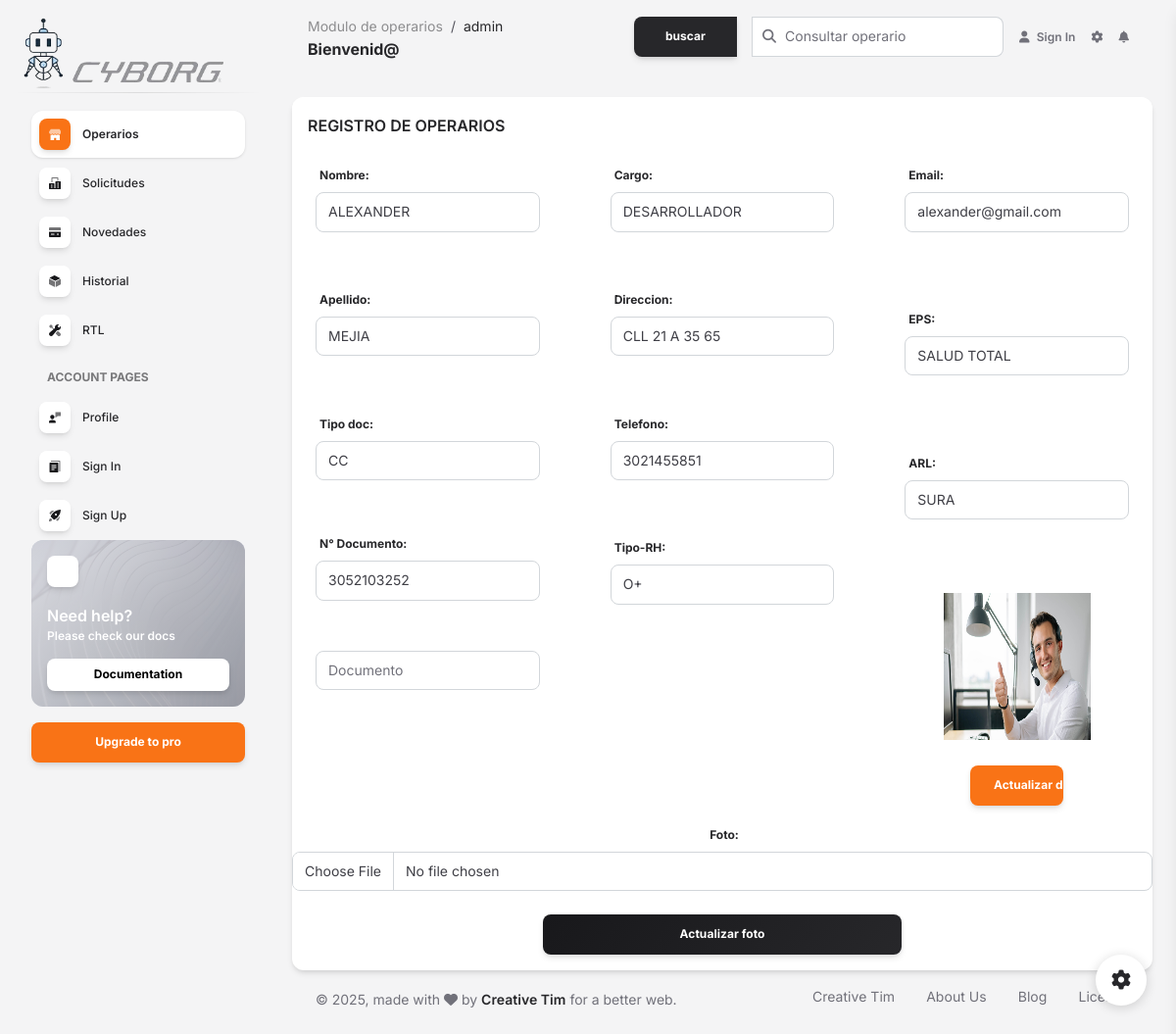
/vista/aaa.php?cod=3, run on the app's committed database.
### tables this page shows
CREATE TABLE OPERARIO (
	ID_OPE INT AUTO_INCREMENT PRIMARY KEY ,
	NOM_OPE VARCHAR (25),
	APE_OPE VARCHAR (25),
	TDO_OPE VARCHAR (4),
	NRO_OPE CHAR (12) UNIQUE NOT NULL,
	TDC_OPE VARCHAR (15),
	CAR_OPE VARCHAR (15) ,
	DIR_OPE VARCHAR(50),
	TEL_OPE CHAR (10),
	RH_OPE  VARCHAR (4),
	EMA_OPE VARCHAR (50),
	EPS_OPE VARCHAR (20),
	ARL_OPE CHAR (10),
	FOT_OPE VARCHAR (50),
	SES_OPE INT (1) 
	);

### vista/aaa.php (the view, shortened to what this page needs)
<!DOCTYPE html>
<html lang="en">
<head>
  <link href="https://demos.creative-tim.com/soft-ui-dashboard/assets/css/nucleo-icons.css" rel="stylesheet" />
  <link href="https://demos.creative-tim.com/soft-ui-dashboard/assets/css/nucleo-svg.css" rel="stylesheet" />
  <link id="pagestyle" href="../assets/css/soft-ui-dashboard.css?v=1.1.0" rel="stylesheet" />
</head>
<body class="g-sidenav-show  bg-gray-100">
  <aside class="sidenav navbar navbar-vertical navbar-expand-xs border-0 border-radius-xl my-3 fixed-start ms-3 " id="sidenav-main">
    <div class="sidenav-header">
      <a class="" target="_blank">
        <img src="../assets/img/logo.png" class=" h-100" alt="main_logo">
      </a>
    </div>
    <hr class="horizontal dark mt-0">
    <div class="collapse navbar-collapse  w-auto " id="sidenav-collapse-main">
      <ul class="navbar-nav">
        <li class="nav-item">
          <a class="nav-link  active" href="dashboard.php">
            <div class="icon icon-shape icon-sm shadow border-radius-md bg-white text-center me-2 d-flex align-items-center justify-content-center">
            </div>
            <span class="nav-link-text ms-1">Operarios</span>
          </a>
        </li>
        <li class="nav-item">
          <a class="nav-link  " href="../pages/solicitud.php">
            <div class="icon icon-shape icon-sm shadow border-radius-md bg-white text-center me-2 d-flex align-items-center justify-content-center">
            </div>
            <span class="nav-link-text ms-1">Solicitudes</span>
          </a>
        </li>
        <li class="nav-item">
          <a class="nav-link  " href="../pages/novedad.php">
            <div class="icon icon-shape icon-sm shadow border-radius-md bg-white text-center me-2 d-flex align-items-center justify-content-center">
            </div>
            <span class="nav-link-text ms-1">Novedades</span>
          </a>
        </li>
        <li class="nav-item">
          <a class="nav-link  " href="../pages/virtual-reality.html">
            <div class="icon icon-shape icon-sm shadow border-radius-md bg-white text-center me-2 d-flex align-items-center justify-content-center">
            </div>
            <span class="nav-link-text ms-1">Historial</span>
          </a>
        </li>
        <li class="nav-item">
          <a class="nav-link  " href="../pages/rtl.html">
            <div class="icon icon-shape icon-sm shadow border-radius-md bg-white text-center me-2 d-flex align-items-center justify-content-center">
            </div>
            <span class="nav-link-text ms-1">RTL</span>
          </a>
        </li>
        <li class="nav-item mt-3">
          <h6 class="ps-4 ms-2 text-uppercase text-xs font-weight-bolder opacity-6">Account pages</h6>
        </li>
        <li class="nav-item">
          <a class="nav-link  " href="../pages/profile.html">
            <div class="icon icon-shape icon-sm shadow border-radius-md bg-white text-center me-2 d-flex align-items-center justify-content-center">
            </div>
            <span class="nav-link-text ms-1">Profile</span>
          </a>
        </li>
        <li class="nav-item">
          <a class="nav-link  " href="../pages/sign-in.html">
            <div class="icon icon-shape icon-sm shadow border-radius-md bg-white text-center me-2 d-flex align-items-center justify-content-center">
            </div>
            <span class="nav-link-text ms-1">Sign In</span>
          </a>
        </li>
        <li class="nav-item">
          <a class="nav-link  " href="../pages/sign-up.html">
            <div class="icon icon-shape icon-sm shadow border-radius-md bg-white text-center me-2 d-flex align-items-center justify-content-center">
            </div>
            <span class="nav-link-text ms-1">Sign Up</span>
          </a>
        </li>
      </ul>
    </div>
    <div class="sidenav-footer mx-3 ">
      <div class="card card-background shadow-none card-background-mask-secondary" id="sidenavCard">
        <div class="full-background" style="background-image: url('../assets/img/curved-images/white-curved.jpg')"></div>
        <div class="card-body text-start p-3 w-100">
          <div class="icon icon-shape icon-sm bg-white shadow text-center mb-3 d-flex align-items-center justify-content-center border-radius-md">
          </div>
          <div class="docs-info">
            <h6 class="text-white up mb-0">Need help?</h6>
            <p class="text-xs font-weight-bold">Please check our docs</p>
            <a href="https://www.creative-tim.com/learning-lab/bootstrap/license/soft-ui-dashboard" target="_blank" class="btn btn-white btn-sm w-100 mb-0">Documentation</a>
          </div>
        </div>
      </div>
      <a class="btn btn-primary mt-3 w-100" href="https://www.creative-tim.com/product/soft-ui-dashboard-pro?ref=sidebarfree">Upgrade to pro</a>
    </div>
  </aside>
  <main class="main-content position-relative max-height-vh-100 h-100 border-radius-lg ">
    <nav class="navbar navbar-main navbar-expand-lg px-0 mx-4 shadow-none border-radius-xl" id="navbarBlur" navbar-scroll="true">
      <div class="container-fluid py-1 px-3">
        <nav aria-label="breadcrumb">
          <ol class="breadcrumb bg-transparent mb-0 pb-0 pt-1 px-0 me-sm-6 me-5">
            <li class="breadcrumb-item text-sm"><a class="opacity-5 text-dark" href="javascript:;">Modulo de operarios</a></li>
            <li class="breadcrumb-item text-sm text-dark active" aria-current="page">admin</li>
          </ol>
          <h6 class="font-weight-bolder mb-0">Bienvenid@</h6>
        </nav>
        <div class="collapse navbar-collapse mt-sm-0 mt-2 me-md-0 me-sm-4" id="navbar">
          <div class="ms-md-auto pe-md-3 d-flex align-items-center">
           <form action="<?php echo htmlspecialchars($_SERVER["PHP_SELF"]); ?>" method="post">
               <div class="input-group">
                <input type="submit" class="btn btn-dark btn-sm mb-0 me-3" value="buscar" ></input>
                <span class="input-group-text text-body"><i class="fas fa-search" aria-hidden="true"></i></span>
                <input type="text" class="form-control" placeholder="Consultar operario" name="cod" required>
               </div>
           </form>
          </div>
            <li class="nav-item d-flex align-items-center">
              <a href="javascript:;" class="nav-link text-body font-weight-bold px-0">
                <i class="fa fa-user me-sm-1"></i>
                <span class="d-sm-inline d-none">Sign In</span>
              </a>
            </li>
            <li class="nav-item px-3 d-flex align-items-center">
              <a href="javascript:;" class="nav-link text-body p-0">
                <i class="fa fa-cog fixed-plugin-button-nav cursor-pointer"></i>
              </a>
            </li>
            <li class="nav-item dropdown pe-2 d-flex align-items-center">
              <a href="javascript:;" class="nav-link text-body p-0" id="dropdownMenuButton" data-bs-toggle="dropdown" aria-expanded="false">
                <i class="fa fa-bell cursor-pointer"></i>
              </a>
            </li>
        </div>
      </div>
    </nav>
    <div class="container-fluid py-4">
      <?php
            require_once 'conexion_bd.php';
            $registro = mysqli_query($conex,"select * from operario where id_ope = '$_REQUEST[cod]' ") or die ("error:".mysqli_error($conex));
            if($reg = mysqli_fetch_array($registro)){?>
      <div class="row">
        <div class="col-lg-12 col-12">
            <div class="card shadow h-100">
              <div class="card-header pb-0 p-3">
                  <h6 class="mb-0">REGISTRO DE OPERARIOS </h6>
                </div>
                <div class="row">
                    <div class="col-lg-4 col-6 mt-4 mt-lg-0">
                     <form action="../controller/act_ope3.php"  method="post" enctype="multipart/form-data">
                      <div class="card-body pb-0 p-4">
                        <div class="">
                            <label for="" class="form-label">Nombre:</label>
                                <input type="text"   class="form-control"    name="nom_n" value="<?php echo $reg["NOM_OPE"]?>"><br>
                                <input type="hidden" class="form-control"   name="nom_v" value="<?php echo $reg["NOM_OPE"]?>"><br>
                        </div>
                        <div class="">
                            <label for="" class="form-label"> Apellido:</label>
                            <input type="text"    class="form-control"  name="ape_n" value="<?php echo $reg["APE_OPE"]?>"><br>
                            <input type="hidden"  class="form-control"  name="ape_v" value="<?php echo $reg["APE_OPE"]?>"><br>
                        </div>
                        <div class="">
                            <label for="" class="form-label" > Tipo doc:</label>
                            <input type="text"   class="form-control"    name="tdo_n" value="<?php echo $reg["TDO_OPE"]?>"><br>
                            <input type="hidden" class="form-control"   name="tdo_v" value="<?php echo $reg["TDO_OPE"]?>"><br>
                        </div>
                        <div class="">
                            <label for=""       class="form-label" > N° Documento:</label>
                                <input type="text"    class="form-control"  name="nro_n" value="<?php echo $reg["NRO_OPE"]?>"><br>
                                <input type="hidden"  class="form-control"  name="nro_v" value="<?php echo $reg["NRO_OPE"]?>"><br>
                                <input type="text"  class="form-control"   name="nro" placeholder="Documento" >
                        </div>
                    </div>
                    </div>
                    <div class="col-lg-4 col-6 mt-4 mt-lg-0">
                      <div class="card-body pb-1 p-4">
                          <div class="">
                              <label for="" class="form-label" >Cargo:</label>
                                <input type="text"   class="form-control"    name="car_n" value="<?php echo $reg["CAR_OPE"]?>"><br>
                                <input type="hidden" class="form-control"   name="car_v" value="<?php echo $reg["CAR_OPE"]?>"><br>
                            </div>
                            <div class="">
                            <label for="" class="form-label" >Direccion:</label>
                                <input type="text"   class="form-control"   name="dir_n" value="<?php echo $reg["DIR_OPE"]?>"><br>
                                <input type="hidden" class="form-control"   name="dir_v" value="<?php echo $reg["DIR_OPE"]?>"><br>
                            </div>
                            <div class="">
                            <label for="" class="form-label"  >Telefono:</label>
                                <input type="text"   class="form-control"   name="tel_n" value="<?php echo $reg["TEL_OPE"]?>"><br>
                                <input type="hidden" class="form-control"   name="tel_v" value="<?php echo $reg["TEL_OPE"]?>"><br>
                            </div>
                            <div class="mb-4">
                            <label for="" class="form-label" >Tipo-RH:</label>
                                <input type="text"   class="form-control"   name="rh_n" value="<?php echo $reg["RH_OPE"]?>"><br>
                                <input type="hidden" class="form-control"   name="rh_v" value="<?php echo $reg["RH_OPE"]?>"><br>
                            </div>
                      </div>
                    </div>
                    <div class="col-lg-4 col-12 mt-4 mt-lg-0">
                        <div class="card-body pb-0 p-4">
                            <div class="mb-4">
                            <label for="" class="form-label" >Email:</label>
                                <input type="text"    class="form-control"  name="ema_n" value="<?php echo $reg["EMA_OPE"]?>"><br>
                                <input type="hidden"  class="form-control"  name="ema_v" value="<?php echo $reg["EMA_OPE"]?>"><br>
                            </div>
                            <div class="mb-4">
                            <label for="" class="form-label" >EPS:</label>
                                 <input type="text"   class="form-control"   name="eps_n" value="<?php echo $reg["EPS_OPE"]?>"><br>
                                <input type="hidden"  class="form-control"  name="eps_v" value="<?php echo $reg["EPS_OPE"]?>"><br>
                            </div>
                            <div class="mb-4">
                            <label for="" class="form-label"  >ARL:</label>
                                <input type="text"    class="form-control"  name="arl_n" value="<?php echo $reg["ARL_OPE"]?>"><br>
                                <input type="hidden"  class="form-control"  name="arl_v" value="<?php echo $reg["ARL_OPE"]?>"><br>
                            </div>
                            <?PHP
                            $ff = "../imagenes/" .$reg['FOT_OPE'];
                            echo "<td><center><img class='foto' src=\"$ff\" width=150 height=150>";
                            ?>
                            <br>
                            <br>
                            <div class="col-12">
                              <input type="submit" class="btn btn-primary col-5" value="Actualizar datos">
                            </div>
                        </div>
                    </div>
                  <center>
                  <form action="../controller/act_ope5.php" method="POST" enctype="multipart/form-data">
                      <div class="mb-4">
                                <label for="formFile" class="form-label" >Foto:</label>
                                <input type="file" class="form-control " id="formFile" name="foto" placeholder="foto" >
                      </div>
                      <input type="submit" class="btn bg-gradient-dark col-5" value="Actualizar foto">
                  </form>
                  </center>
                  <?php
                        }
                        else
                        echo"<br><br><br><center><font face=tahoma color=blue><h2>No Existe este registro";
                  ?>
                </div>
        </div>
      </div>
      <footer class="footer pt-3  ">
        <div class="container-fluid">
          <div class="row align-items-center justify-content-lg-between">
            <div class="col-lg-6 mb-lg-0 mb-4">
              <div class="copyright text-center text-sm text-muted text-lg-start">
                © ,
                made with <i class="fa fa-heart"></i> by
                <a href="https://www.creative-tim.com" class="font-weight-bold" target="_blank">Creative Tim</a>
                for a better web.
              </div>
            </div>
            <div class="col-lg-6">
              <ul class="nav nav-footer justify-content-center justify-content-lg-end">
                <li class="nav-item">
                  <a href="https://www.creative-tim.com" class="nav-link text-muted" target="_blank">Creative Tim</a>
                </li>
                <li class="nav-item">
                  <a href="https://www.creative-tim.com/presentation" class="nav-link text-muted" target="_blank">About Us</a>
                </li>
                <li class="nav-item">
                  <a href="https://www.creative-tim.com/blog" class="nav-link text-muted" target="_blank">Blog</a>
                </li>
                <li class="nav-item">
                  <a href="https://www.creative-tim.com/license" class="nav-link pe-0 text-muted" target="_blank">License</a>
                </li>
              </ul>
            </div>
          </div>
        </div>
      </footer>
    </div>
  </main>
  <div class="fixed-plugin">
    <a class="fixed-plugin-button text-dark position-fixed px-3 py-2">
      <i class="fa fa-cog py-2"> </i>
    </a>
  </div>
</body>
</html>

### data on the page
operario: nom_n "ALEXANDER", ape_n "MEJIA", tdo_n "CC", nro_n "3052103252", car_n "DESARROLLADOR", dir_n "CLL 21 A 35 65", tel_n "3021455851", rh_n "O+", ema_n "alexander@gmail.com", eps_n "SALUD TOTAL", arl_n "SURA", FOT_OPE (picture)
